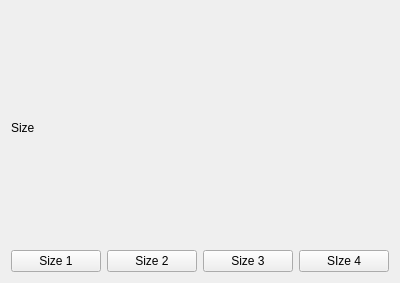
<?xml version="1.0" encoding="UTF-8"?>
<ui version="4.0">
 <class>PenSizePicker</class>
 <widget class="QWidget" name="PenSizePicker">
  <property name="geometry">
   <rect>
    <x>0</x>
    <y>0</y>
    <width>400</width>
    <height>283</height>
   </rect>
  </property>
  <property name="windowTitle">
   <string>Form</string>
  </property>
  <layout class="QGridLayout" name="gridLayout_2">
   <item row="1" column="3">
    <widget class="QPushButton" name="size4">
     <property name="text">
      <string>SIze 4</string>
     </property>
    </widget>
   </item>
   <item row="1" column="1">
    <widget class="QPushButton" name="size2">
     <property name="text">
      <string>Size 2</string>
     </property>
    </widget>
   </item>
   <item row="1" column="2">
    <widget class="QPushButton" name="size3">
     <property name="text">
      <string>Size 3</string>
     </property>
    </widget>
   </item>
   <item row="1" column="0">
    <widget class="QPushButton" name="size1">
     <property name="text">
      <string>Size 1</string>
     </property>
    </widget>
   </item>
   <item row="0" column="0" colspan="4">
    <widget class="QLabel" name="label">
     <property name="text">
      <string>Size</string>
     </property>
    </widget>
   </item>
  </layout>
 </widget>
 <resources/>
 <connections/>
</ui>
